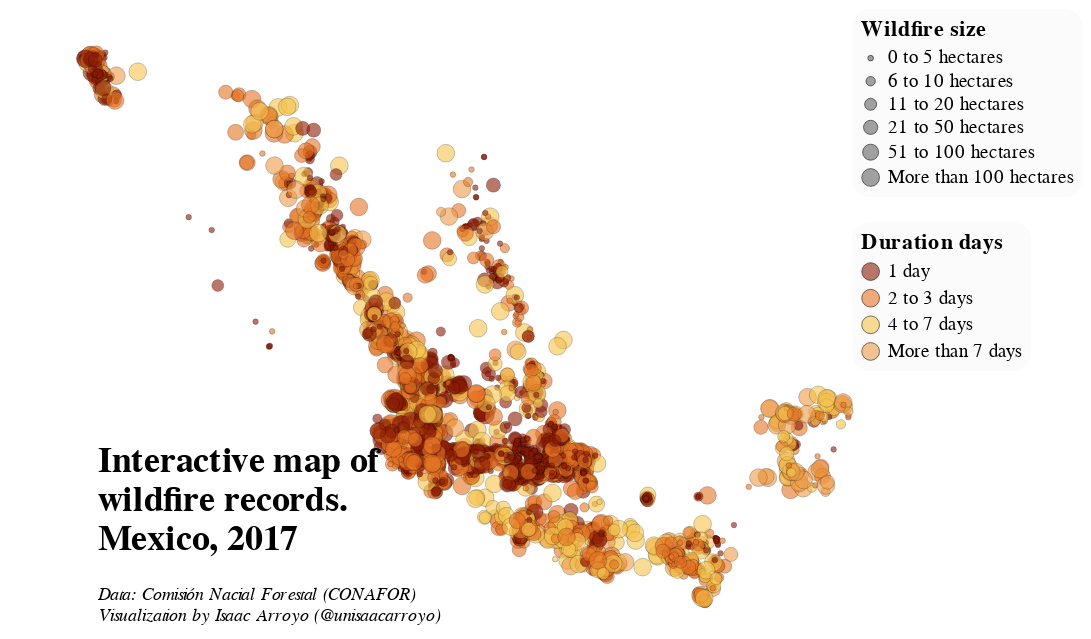

Write notebook code for a chart like this one.
### Markdown cell above
## Interactive Map (Day duration + Affected Area)

### Code cell
# Interactive Map
points_interactive = alt.Chart(gdf_wildfires_points.sample(n=5000))\
                     .mark_circle(opacity=0.6, stroke='black', strokeWidth=0.2)\
                     .encode(x = alt.X(shorthand='Longitude', scale=alt.Scale(domain=[-120,-85]),axis=alt.Axis(title='')),
                             y = alt.Y(shorthand='Latitude', scale=alt.Scale(domain=[14,34]),axis=alt.Axis(title='')),
                             color = alt.Color(shorthand='DurationDays:N',
                                               scale = alt.Scale(range=['#8d1c06','#e67424','#f5c34d','#ed9b49',]),
                                               legend = alt.Legend(title='Duration days', orient='none', legendX=475,
                                                                   legendY=120, symbolStrokeWidth=0.5)),
                             size = alt.Size(shorthand='TypeSize:O',
                                             legend = alt.Legend(title='Wildfire size', orient='none', legendX=475,
                                                                 legendY=0, symbolStrokeWidth=0.5),
                                             sort=['0 to 5 hectares', '6 to 10 hectares','11 to 20 hectares',
                                                   '21 to 50 hectares','51 to 100 hectares','More than 100 hectares'],
                                             scale = alt.Scale(range=[10,100])),
                             tooltip = [alt.Tooltip(shorthand='State', title='State'),
                                        alt.Tooltip(shorthand='DurationDays', title='Duration days'),
                                        alt.Tooltip(shorthand='TotalHectares', title='Affected area (ha)'),
                                        alt.Tooltip(shorthand='Month', title='When?')]
                            )
p1_interactive = points_interactive + caption_p1
p1_interactive=  p1_interactive\
.properties(width=500, height=350,
              title=alt.TitleParams(text=['Interactive map of','wildfire records.','Mexico, 2017'],
                                    orient="none", align='left',dx=50, dy=245,
                                    fontSize=20))\
.configure(font='Georgia')\
.configure_view(stroke=None)\
.configure_legend(fillColor = '#FBFBFB', padding= 5, cornerRadius=10,
                  labelFontSize = 10.5, titleFontSize = 12.5)\
.configure_axis(grid=False, ticks=False, labels=False, domain=False)\
.interactive()

p1_interactive

### Figure 1 — Vega-Lite specification as saved in the notebook (floating-point values rounded to 4 significant figures; data arrays with more than 128 entries replaced by an {"elided": "..."} marker saying what was removed)
{"config": {"view": {"continuousWidth": 400, "continuousHeight": 300, "stroke": null}, "axis": {"domain": false, "grid": false, "labels": false, "ticks": false}, "font": "Georgia", "legend": {"cornerRadius": 10, "fillColor": "#FBFBFB", "labelFontSize": 10.5, "padding": 5, "titleFontSize": 12.5}}, "layer": [{"data": {"name": "data-236108b0ae1aaad0891cb4f9b91b6bd3"}, "mark": {"type": "circle", "opacity": 0.6, "stroke": "black", "strokeWidth": 0.2}, "encoding": {"color": {"field": "DurationDays", "legend": {"legendX": 475, "legendY": 120, "orient": "none", "symbolStrokeWidth": 0.5, "title": "Duration days"}, "scale": {"range": ["#8d1c06", "#e67424", "#f5c34d", "#ed9b49"]}, "type": "nominal"}, "size": {"field": "TypeSize", "legend": {"legendX": 475, "legendY": 0, "orient": "none", "symbolStrokeWidth": 0.5, "title": "Wildfire size"}, "scale": {"range": [10, 100]}, "sort": ["0 to 5 hectares", "6 to 10 hectares", "11 to 20 hectares", "21 to 50 hectares", "51 to 100 hectares", "More than 100 hectares"], "type": "ordinal"}, "tooltip": [{"field": "State", "title": "State", "type": "nominal"}, {"field": "DurationDays", "title": "Duration days", "type": "nominal"}, {"field": "TotalHectares", "title": "Affected area (ha)", "type": "quantitative"}, {"field": "Month", "title": "When?", "type": "nominal"}], "x": {"axis": {"title": ""}, "field": "Longitude", "scale": {"domain": [-120, -85]}, "type": "quantitative"}, "y": {"axis": {"title": ""}, "field": "Latitude", "scale": {"domain": [14, 34]}, "type": "quantitative"}}, "selection": {"selector001": {"type": "interval", "bind": "scales", "encodings": ["x", "y"]}}}, {"data": {"name": "empty"}, "mark": {"type": "text", "align": "left", "font": "Georgia", "fontSize": 10, "fontStyle": "italic"}, "encoding": {"text": {"value": ["Data: Comisión Nacial Forestal (CONAFOR)", "Visualization by Isaac Arroyo (@unisaacarroyo)"]}, "x": {"value": 50}, "y": {"value": 330}}}], "height": 350, "title": {"text": ["Interactive map of", "wildfire records.", "Mexico, 2017"], "align": "left", "dx": 50, "dy": 245, "fontSize": 20, "orient": "none"}, "width": 500, "$schema": "https://vega.github.io/schema/vega-lite/v4.17.0.json", "datasets": {"data-236108b0ae1aaad0891cb4f9b91b6bd3": {"elided": "5000 records"}, "empty": [{}]}}
